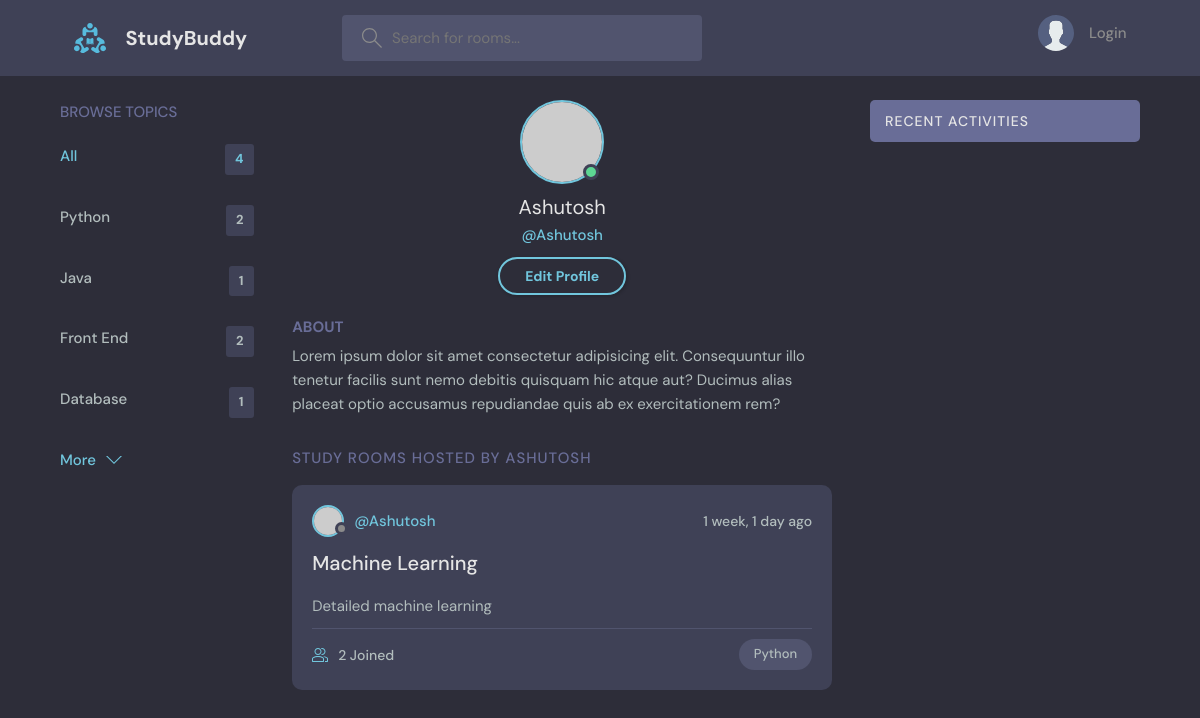
Before: /profile/2/ with the older database file.
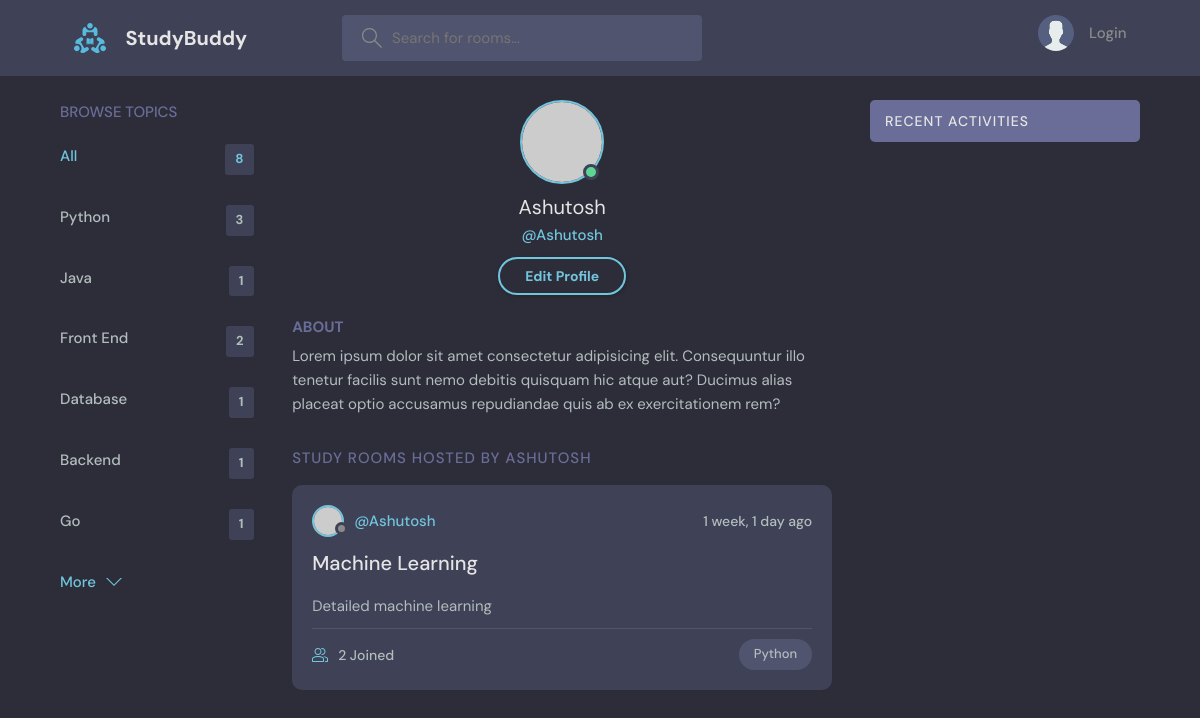
After: the same page with the newer database file.
### base/models.py (models this page shows, shortened)
class Topic(models.Model):
    name = models.CharField(max_length=200)

class Room(models.Model):
    host = models.ForeignKey(User, on_delete=models.SET_NULL, null=True)
    topic = models.ForeignKey(Topic,on_delete=models.SET_NULL, null=True)
    name = models.CharField(max_length=200)
    description = models.TextField(null=True, blank=True)
    participants = models.ManyToManyField(User, related_name='participants', blank=True)
    updated = models.DateTimeField(auto_now=True)
    created = models.DateTimeField(auto_now_add=True)
    class Meta:
        ordering = ['-updated', '-created']

### base/views.py (the view)
# urls.py: path('profile/<str:pk>/', views.user_profile, name='profile'),
def user_profile(request, pk):
    user = User.objects.get(id=pk)
    rooms = user.room_set.all()
    room_messages = user.message_set.all()
    topics = Topic.objects.all()
    context = {'user': user, 'rooms': rooms, 'room_messages': room_messages, 'topics': topics}
    return render(request, 'base/profile.html', context)

### base/templates/base/profile.html
{% extends 'main.html' %}
{% block content %}
  <main class="profile-page layout layout--3">
    <div class="container">
      {% include 'base/topics_component.html' %}
      <div class="roomList">
        <div class="profile">
          <div class="profile__avatar">
            <div class="avatar avatar--large active">
              <img src="https://randomuser.me/api/portraits/men/11.jpg" />
            </div>
          </div>
          <div class="profile__info">
            <h3>{{user.username}}</h3>
            <p>@{{user.username}}</p>
            <a href="{% url 'update-user' %}" class="btn btn--main btn--pill">Edit Profile</a>
          </div>
          <div class="profile__about">
            <h3>About</h3>
            <p>
              Lorem ipsum dolor sit amet consectetur adipisicing elit. Consequuntur illo tenetur
              facilis sunt nemo debitis quisquam hic atque aut? Ducimus alias placeat optio
              accusamus repudiandae quis ab ex exercitationem rem?
            </p>
          </div>
        </div>
        <div class="roomList__header">
          <div>
            <h2>Study Rooms Hosted by {{user.username}}</a>
            </h2>
          </div>
        </div>
        {% include 'base/rooms_component.html' %}
      </div>
      {% include 'base/activity_feed_component.html' %}
    </div>
  </main>
{% endblock %}

### templates/main.html (shortened to what this page needs)
<!DOCTYPE html>
{% load static %}
<html lang="en">
  <head>
    <link rel="stylesheet" href="{% static 'styles/style.css' %}" />
  </head>
  <body>
    {% include 'navbar.html' %}
    {% block content %}
    {% endblock %}
  </body>
</html>

### templates/navbar.html (shortened to what this page needs)
{% load static %}
<header class="header header--loggedIn">
    <div class="container">
      <a href="{% url 'home' %}" class="header__logo">
        <img src="{% static 'images/logo.svg' %}"/>
        <h1>StudyBuddy</h1>
      </a>
      <form class="header__search" method='GET' action="{% url 'home' %}">
        <label>
          <input name='q' placeholder="Search for rooms..." />
        </label>
      </form>
      <nav class="header__menu">
        {% if request.user.is_authenticated %}
        <div class="header__user">
          <a href="{% url 'profile' request.user.id %}">
            <div class="avatar avatar--medium active">
              <img src="https://randomuser.me/api/portraits/men/37.jpg" />
            </div>
            <p>{{request.user.username}}<span>@{{request.user.username}}</span></p>
          </a>
          <button class="dropdown-button">
            <svg version="1.1" xmlns="http://www.w3.org/2000/svg" width="32" height="32" viewBox="0 0 32 32">
              <title>chevron-down</title>
              <path d="M16 21l-13-13h-3l16 16 16-16h-3l-13 13z"></path>
            </svg>
          </button>
        </div>
        {% else %}
        <a href="{% url 'login' %}">
          <img src="{% static 'images/avatar.svg' %}" />
          <p>Login</p>
        </a>
        {% endif %}
      </nav>
    </div>
  </header>

### base/templates/base/topics_component.html (shortened to what this page needs)
<div class="topics">
    <div class="topics__header">
      <h2>Browse Topics</h2>
    </div>
    <ul class="topics__list">
      <li>
        <a href="{% url 'home' %}" class="active">All <span>{{topics.count}}</span></a>
      </li>
      {% for topic in topics %}
      <li>
        {% if topic.room_set.all.count > 0 %}
        <a href="{% url 'home' %}?q={{topic.name}}">{{topic.name}} <span>{{topic.room_set.all.count}}</span> </a>
        {% endif %}
      </li>
      {% endfor %}
    </ul>
    <a class="btn btn--link" href="topics.html">
      More
      <svg version="1.1" xmlns="http://www.w3.org/2000/svg" width="32" height="32" viewBox="0 0 32 32">
        <title>chevron-down</title>
        <path d="M16 21l-13-13h-3l16 16 16-16h-3l-13 13z"></path>
      </svg>
    </a>
  </div>

### base/templates/base/rooms_component.html (shortened to what this page needs)
{% for room in rooms %}
<div class="roomListRoom">
    <div class="roomListRoom__header">
      <a href="{% url 'profile' room.host.id %}" class="roomListRoom__author">
        <div class="avatar avatar--small">
          <img src="https://randomuser.me/api/portraits/women/11.jpg" />
        </div>
        <span>@{{room.host.username}}</span>
      </a>
      <div class="roomListRoom__actions">
        <span>{{room.created|timesince}} ago</span>
      </div>
    </div>
    <div class="roomListRoom__content">
        <a href="{% url 'room' room.id %}">{{room.name}}</a>
      <p>
        {{room.description}}
      </p>
    </div>
    <div class="roomListRoom__meta">
      <a href="{% url 'room' room.id %}" class="roomListRoom__joined">
        {{room.participants.all.count}} Joined
      </a>
      <p class="roomListRoom__topic">{{room.topic.name}}</p>
    </div>
</div>
{% endfor %}

### base/templates/base/activity_feed_component.html (shortened to what this page needs)
<div class="activities">
          <div class="activities__header">
            <h2>Recent Activities</h2>
          </div>
        </div>

Changed rows visible on the page:
computed for Topic "Python": room_set.all.count "2" → "3"
added Topic: name "Backend", room_set.all.count "1"
added Topic: name "Go", room_set.all.count "1"
Other visible differences:
{{ topics.count }}: "4" → "8"
